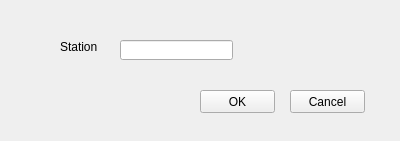
<?xml version="1.0" encoding="UTF-8"?>
<ui version="4.0">
 <class>FormCreateCarAccidentReport</class>
 <widget class="QWidget" name="FormCreateCarAccidentReport">
  <property name="geometry">
   <rect>
    <x>0</x>
    <y>0</y>
    <width>400</width>
    <height>141</height>
   </rect>
  </property>
  <property name="windowTitle">
   <string>CarAccidentReport</string>
  </property>
  <widget class="QLabel" name="label">
   <property name="geometry">
    <rect>
     <x>60</x>
     <y>40</y>
     <width>47</width>
     <height>13</height>
    </rect>
   </property>
   <property name="text">
    <string>Station</string>
   </property>
  </widget>
  <widget class="QLineEdit" name="lineEditStation">
   <property name="geometry">
    <rect>
     <x>120</x>
     <y>40</y>
     <width>113</width>
     <height>20</height>
    </rect>
   </property>
  </widget>
  <widget class="QPushButton" name="pushButtonCancel">
   <property name="geometry">
    <rect>
     <x>290</x>
     <y>90</y>
     <width>75</width>
     <height>23</height>
    </rect>
   </property>
   <property name="text">
    <string>Cancel</string>
   </property>
  </widget>
  <widget class="QPushButton" name="pushButtonOK">
   <property name="geometry">
    <rect>
     <x>200</x>
     <y>90</y>
     <width>75</width>
     <height>23</height>
    </rect>
   </property>
   <property name="text">
    <string>OK</string>
   </property>
  </widget>
 </widget>
 <resources/>
 <connections/>
</ui>
